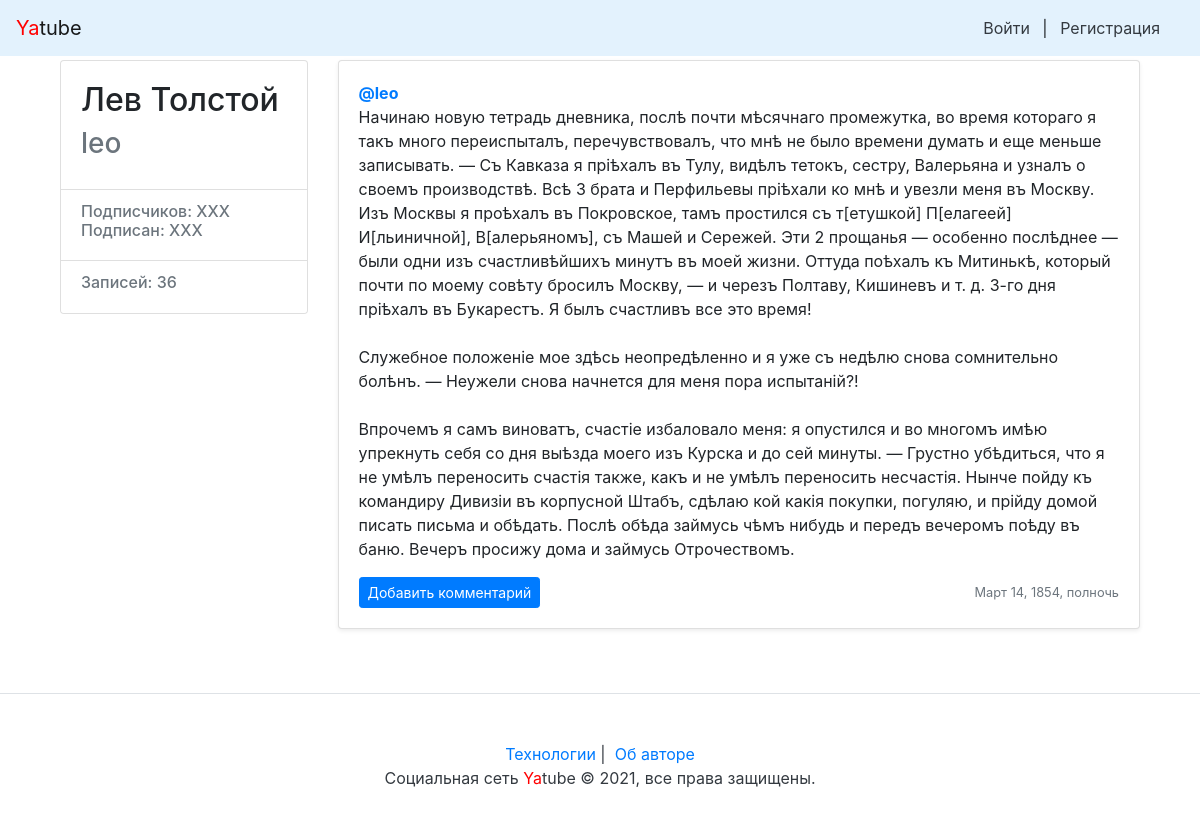
The app's page /leo/2/ with its own data.
### posts/models.py (models this page shows, shortened)
class Post(models.Model):
    objects = None
    text = models.TextField(
        verbose_name='Текст',
        help_text='Начните писать здесь',
    )
    pub_date = models.DateTimeField(
        verbose_name='Дата публикации',
        auto_now_add=True,
    )
    author = models.ForeignKey(
        User,
        on_delete=models.CASCADE,
        verbose_name='Автор',
        related_name='author_posts',
    )
    group = models.ForeignKey(
        Group,
        verbose_name='Группа',
        on_delete=models.SET_NULL,
        related_name='group_posts',
        blank=True, null=True,
    )
    image = models.ImageField(
        verbose_name='Изображение',
        help_text='Загрузите изображение',
        upload_to='posts/',
        blank=True, null=True
    )

### posts/views.py (the view)
# urls.py: path('<str:username>/<int:post_id>/', views.post_view, name='post'),
def post_view(request, username, post_id):
    if request.method == 'GET':
        user_is_author = False
        user = request.user
        author = get_object_or_404(User, username=username)
        post = get_object_or_404(Post, id=post_id)
        comments = post.comments.all()
        if post.author_id == user.id:
            user_is_author = True
        count_posts = author.author_posts.count()
        context = {
            'author': author,
            'post': post,
            'comments': comments,
            'user_is_author': user_is_author,
            'count_posts': count_posts,
        }
        return render(request, 'post.html', context)
    return redirect(reverse('index'))

### posts/templates/posts/post.html (shortened to what this page needs)
{% extends "base.html" %}
{% block content %}
<main role="main" class="container">
    <div class="row">
        <div class="col-md-3 mb-3 mt-1">
            <div class="card">
                <div class="card-body">
                    <div class="h2">
                        {{ author.get_full_name }}
                        </div>
                        <div class="h3 text-muted">
                        {{ author.get_username }}
                    </div>
                </div>
                <ul class="list-group list-group-flush">
                    <li class="list-group-item">
                        <div class="h6 text-muted">
                            Подписчиков: XXX <br />
                            Подписан: XXX
                        </div>
                    </li>
                    <li class="list-group-item">
                        <div class="h6 text-muted">
                            Записей: {{ count_posts }}
                        </div>
                    </li>
                </ul>
            </div>
        </div>
        <div class="col-md-9">
            {% include "post_item.html" with post=post %}
        </div>
    </div>
</main>
{% endblock %}

### posts/templates/posts/post_item.html (shortened to what this page needs)
<div class="card mb-3 mt-1 shadow-sm">
  {% load thumbnail %}
  <div class="card-body">
    <p class="card-text">
      <a name="post_{{ post.id }}" href="{% url 'profile' post.author.username %}">
        <strong class="d-block text-gray-dark">@{{ post.author }}</strong>
      </a>
      {{ post.text|linebreaksbr }}
    </p>
    <div class="d-flex justify-content-between align-items-center">
      <div class="btn-group">
        <a class="btn btn-sm btn-primary" href="{% url 'add_comment' post.author.username post.id %}" role="button">
          Добавить комментарий
        </a>
      </div>
      <small class="text-muted">{{ post.pub_date }}</small>
    </div>
  </div>
</div>

### records on screen
Post: author "leo", text "Начинаю новую тетрадь дневника, послѣ почти мѣсячнаго промежутка, во время котораго я такъ много переиспыталъ, перечувствовалъ, что мнѣ не было времени думать и еще меньше записывать. — Съ Кавказа я пріѣхалъ въ Тулу, видѣлъ тетокъ, сестру, Валерьяна и узналъ о своемъ производствѣ. Всѣ 3 брата и Перфильевы пріѣхали ко мнѣ и увезли меня въ Москву. Изъ Москвы я проѣхалъ въ Покровское, тамъ простился съ т[етушкой] П[елагеей] И[льиничной], В[алерьяномъ], съ Машей и Сережей. Эти 2 прощанья — особенно послѣднее — были одни изъ счастливѣйшихъ минутъ въ моей жизни. Оттуда поѣхалъ къ Митинькѣ, который почти по моему совѣту бросилъ Москву, — и черезъ Полтаву, Кишиневъ и т. д. 3-го дня пріѣхалъ въ…", pub_date "Март 14, 1854, полночь"

### other values on screen
{{ author.get_full_name }} "Лев Толстой"
{{ author.get_username }} "leo"
{{ count_posts }} "36"
